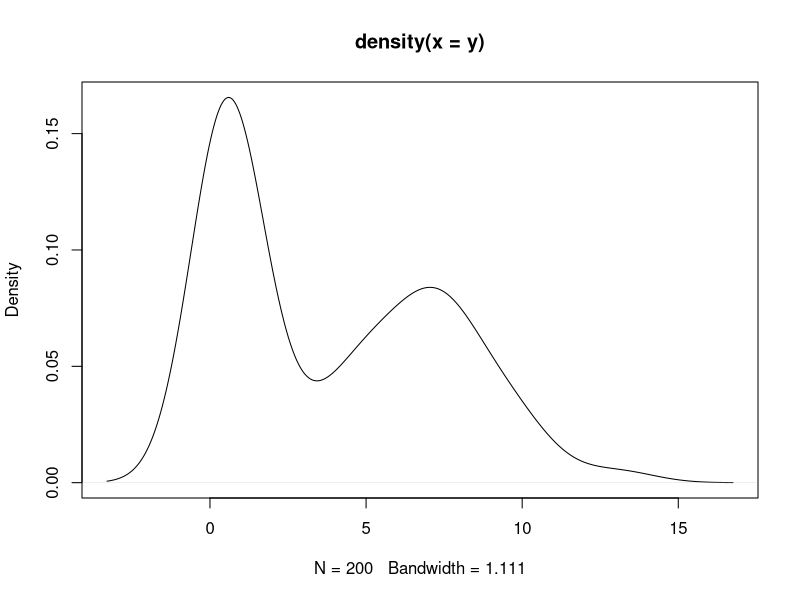

This chart was generated by the following R code:
rdir <- function(N,a) {
  k <- length(a)
  x <- matrix(rgamma(k*N, a, 1), N, k, byrow=T)
  rowsums <- x %*% rep(1,k)
  x / as.vector(rowsums)
}

# Using the dirichlet distribution from gamma's
dp <- function(N=1,pG,a,xlim=c(0,1),n=1000) {
  x <- seq(xlim[1],xlim[2],length=n)
  x <- sort(c(-1e1000,x))
  dG0 <- pG(x[-1]) - pG(x[-length(x)])
  out <- rdir(N,a*dG0)
  G <- t(apply(out,1,cumsum))
  list("G"=G, "x"= x[-1])
}

########
#N <- 100
#a <- 100
#xlim <- c(-3,3)
#n <- 9
#pG <- function(x) pnorm(x)
#
#X <- dp(N=N,pG=pG,a=a,xlim=xlim,n=n)
#plot(0,xlim=range(X$x),ylim=c(0,1),cex=0)
#for (i in 1:nrow(X$G)) {
#  lines(X$x,X$G[i,],type="l",col=rgb(.4,.4,.4),lwd=.1)
#  cat("\r", i/nrow(X$G))
#}
#curve(pnorm,add=T,col="darkred",lwd=3)
#EG <- apply(X$G,2,mean)
#lines(X$x,EG,col=rgb(0,0,1,.4),lwd=5)

y <- c(rnorm(100,7,2),rgamma(100,2,3))
plot(density(y))

# y_i | G ~ G
# G ~ DP(G_0,a)
